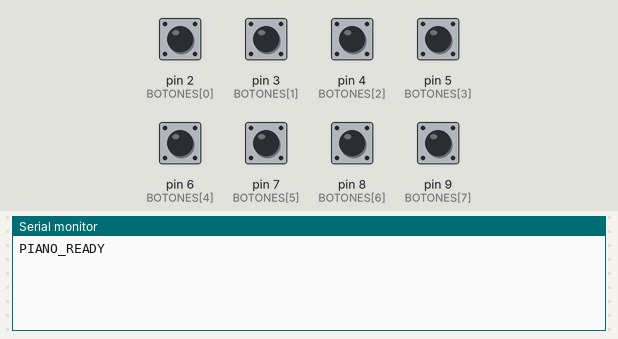
The sketch below on a simulated Arduino Uno, built with avr-gcc and run on an emulated ATmega328P. On the bench: the last lines printed to the serial monitor. The inputs (shaded band) are chosen by the test bench; at power-on: pin 2 (BOTONES[0]), pin 3 (BOTONES[1]), pin 4 (BOTONES[2]), pin 5 (BOTONES[3]), pin 6 (BOTONES[4]), pin 7 (BOTONES[5]), pin 8 (BOTONES[6]), pin 9 (BOTONES[7]) HIGH.

Above: at 1.3 s.
1.4 s: pin 2 (BOTONES[0]) pulled LOW for 0.15 s
At 2.3 s:
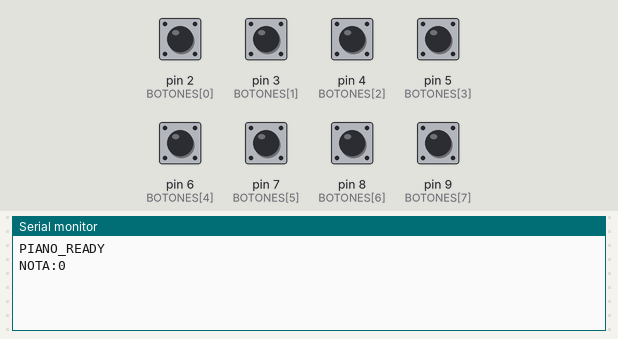
3.0 s: pin 3 (BOTONES[1]) pulled LOW for 0.15 s
At 3.5 s:
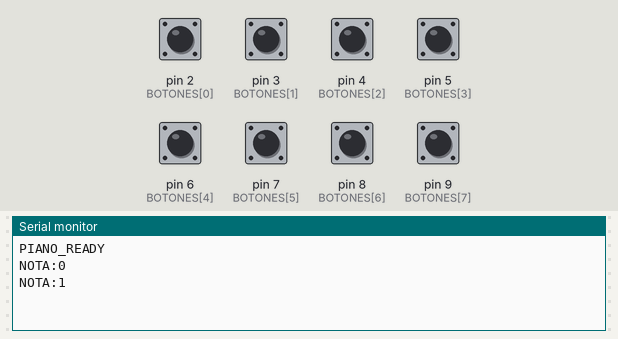
4.6 s: pin 4 (BOTONES[2]) pulled LOW for 0.15 s
At 5.8 s:
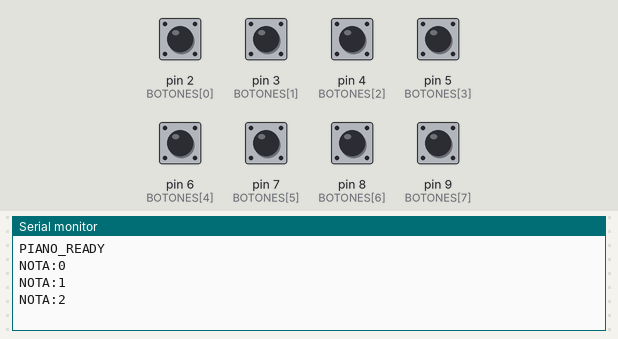
6.2 s: pin 5 (BOTONES[3]) pulled LOW for 0.15 s
At 7.1 s:
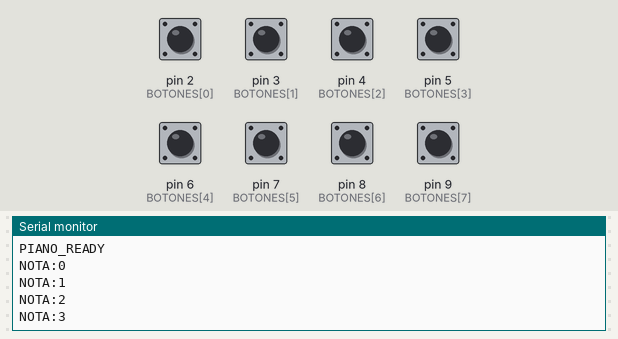
7.8 s: pin 6 (BOTONES[4]) pulled LOW for 0.15 s
At 8.3 s:
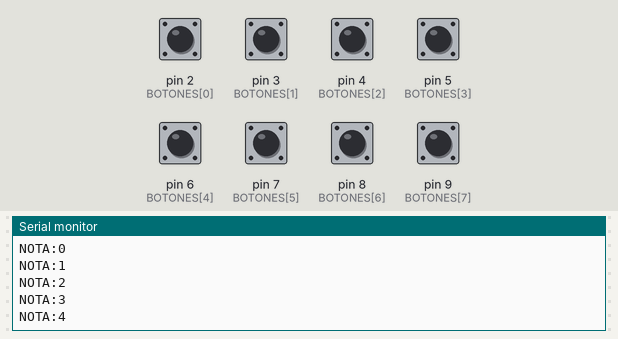
9.4 s: pin 7 (BOTONES[5]) pulled LOW for 0.15 s
At 10.7 s:
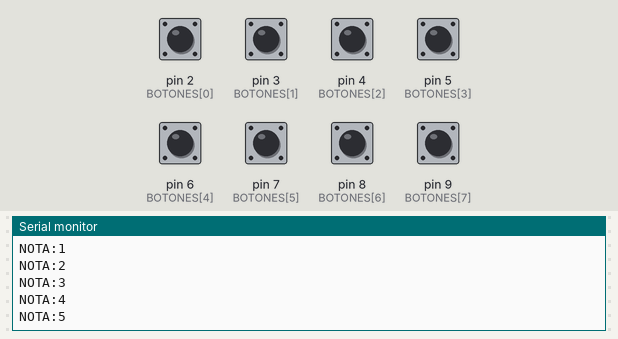
Timing chart, 0 to 12.0 s (numbered marks = the images above; inputs shaded):
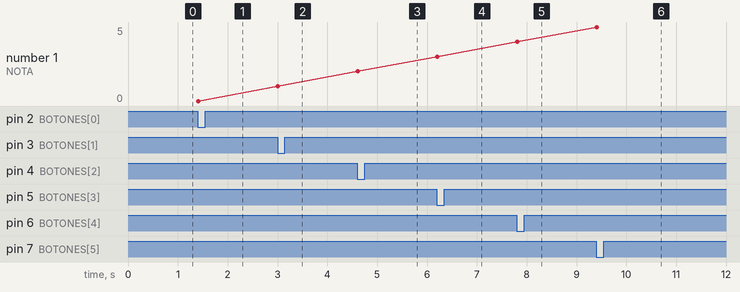

The sketch:

piano.ino
```cpp
// CÓDIGO ARDUINO - Subir al Arduino
// Piano digital con comunicación serial

// Configuración de pines
const int BOTONES[] = {2, 3, 4, 5, 6, 7, 8, 9};  // Pines de los botones
const int NUM_BOTONES = 8;                         // Número total de botones

// Variables para control de botones
bool estadoAnterior[NUM_BOTONES] = {false};        // Estado previo de cada botón
bool estadoActual[NUM_BOTONES] = {false};          // Estado actual de cada botón

void setup() {
    // Configurar pines de botones como entrada con pull-up interno
    for (int i = 0; i < NUM_BOTONES; i++) {
        pinMode(BOTONES[i], INPUT_PULLUP);
    }

    // Inicializar comunicación serie
    Serial.begin(9600);

    // Mensaje de inicio
    Serial.println("PIANO_READY");

    // Pequeña pausa para estabilización
    delay(100);
}

void loop() {
    // Leer el estado actual de todos los botones
    leerBotones();

    // Procesar cada botón
    for (int i = 0; i < NUM_BOTONES; i++) {
        // Detectar flanco de bajada (botón presionado)
        if (!estadoActual[i] && estadoAnterior[i]) {
            enviarNota(i);
        }

        // Actualizar estado anterior
        estadoAnterior[i] = estadoActual[i];
    }

    // Pequeña pausa para estabilidad
    delay(10);
}

// Función para leer el estado de todos los botones
void leerBotones() {
    for (int i = 0; i < NUM_BOTONES; i++) {
        estadoActual[i] = digitalRead(BOTONES[i]);
    }
}

// Función para enviar nota por serial
void enviarNota(int indiceBoton) {
    if (indiceBoton >= 0 && indiceBoton < NUM_BOTONES) {
        // Enviar comando por serial: NOTA:indice
        Serial.print("NOTA:");
        Serial.println(indiceBoton);
    }
}

/*
PROTOCOLO DE COMUNICACIÓN SERIAL:
- "PIANO_READY" -> Arduino listo
- "NOTA:0" hasta "NOTA:7" -> Botón presionado (0=Do, 1=Re, etc.)

CONEXIONES:
- Botones entre pines 2-9 y GND
- No necesitas resistencias (usa INPUT_PULLUP)
- Cable USB para comunicación serial
*/
```

Measured:
- after the input at 1.4 s, the serial monitor: prints a new line at once (image 1)
- after the input at 3.0 s, the serial monitor: prints a new line at once (image 2)
- after the input at 4.6 s, the serial monitor: prints a new line at once (image 3)
- after the input at 6.2 s, the serial monitor: prints a new line at once (image 4)
- after the input at 7.8 s, the serial monitor: prints a new line at once (image 5)
- after the input at 9.4 s, the serial monitor: prints a new line at once (image 6)
- plotted number 1: 0 → 1 after the input at 3.0 s, 1 → 2 after the input at 4.6 s, 2 → 3 after the input at 6.2 s, 3 → 4 after the input at 7.8 s, 4 → 5 after the input at 9.4 s
